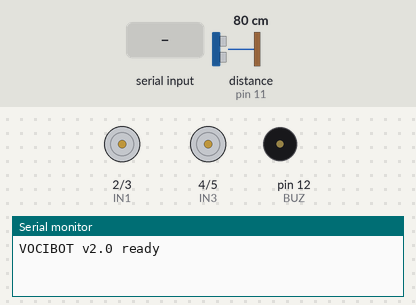
A sketch run on a simulated Arduino Uno, built with avr-gcc and run on an emulated ATmega328P. Shown: motor-driver pin pairs drawn as motors (green arrow = first pin HIGH = forward, orange = second pin HIGH = backward, longer = more drive, scaled by the enable pin), buzzer (waves = sounding, pin HIGH), the last lines printed to the serial monitor. Wiring (inferred from the names in the program): ultrasonic range finder: trigger pin 10; echo pin 11. Inputs (shaded band) come from the test bench; at power-on: distance to the obstacle (sensor on pin 11) 80 cm. The echo pulse lasts 58.3 µs per cm; pins used as bus, display or sensor lines are not drawn.

Above: at 1.7 s.
1.8 s: "F\n" received over the second serial link
At 2.1 s:
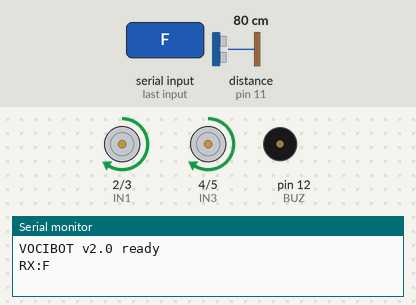
3.3 s: "SPEAK:\n" received over the second serial link
At 3.31 s:
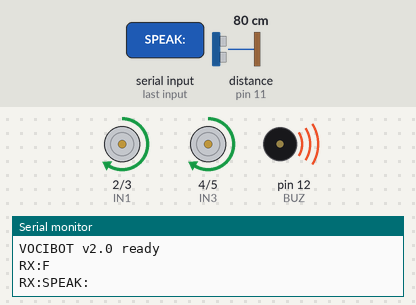
5.0 s: "B\n" received over the second serial link
At 5.9 s:
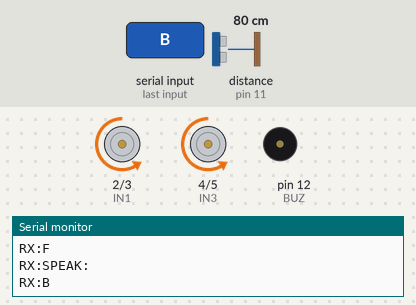
6.5 s: "L\n" received over the second serial link
At 7.1 s:
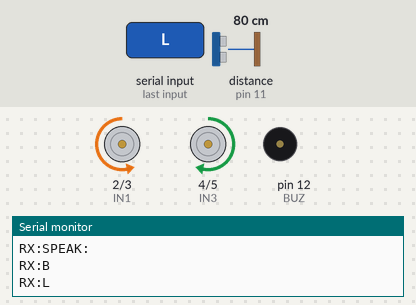
8.0 s: "R\n" received over the second serial link
At 8.3 s:
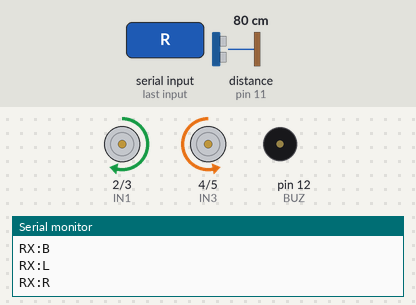
9.5 s: "SPEAK:\n" received over the second serial link
At 9.52 s:
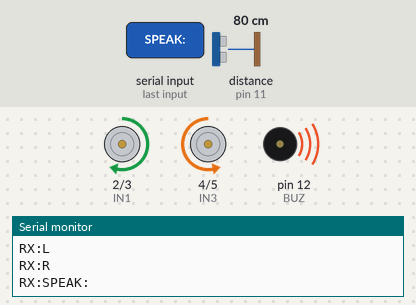
Timing chart, 0 to 12.2 s (numbered marks = the images above; inputs shaded):
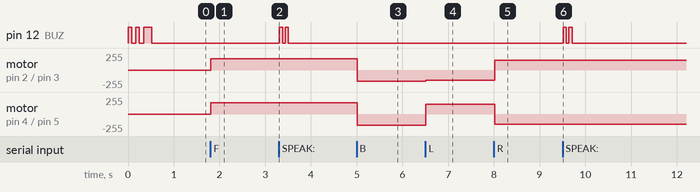

Measured:
- after the input at 1.8 s, motor on pin 2 (IN1) / pin 3 (IN2), motor on pin 4 (IN3) / pin 5 (IN4): stopped → forward 170/255 at once
- after the input at 3.3 s, pin 12 (BUZ): alternates HIGH for 0.07 s and LOW for 0.06 s, 4 changes in all, then stays LOW, starting at once
- after the input at 5.0 s, motor on pin 2 (IN1) / pin 3 (IN2), motor on pin 4 (IN3) / pin 5 (IN4): forward 170/255 → backward 170/255 at once
- after the input at 6.5 s, motor on pin 2 (IN1) / pin 3 (IN2): backward 170/255 → backward 150/255 at once; motor on pin 4 (IN3) / pin 5 (IN4): backward 170/255 → forward 150/255 at once
- after the input at 8.0 s, motor on pin 2 (IN1) / pin 3 (IN2): backward 150/255 → forward 150/255 at once; motor on pin 4 (IN3) / pin 5 (IN4): forward 150/255 → backward 150/255 at once
- after the input at 9.5 s, pin 12 (BUZ): alternates HIGH for 0.07 s and LOW for 0.06 s, 4 changes in all, then stays LOW, starting at once

The sketch:

VOCIBOT_Arduino.ino
```cpp
// ============================================================
//  VOCIBOT - Arduino Uno Firmware  v2.0
//  Authors : Reshma Satpute, Vedant Pathrabe, Raksha Sonewane,
//            Lavanya Gabhane, Mahak Gupta
//  Guide   : Dr J.Y. Hande
//  College : Priyadarshini Bhagwati College of Engineering, Nagpur
//
//  PROTOCOL (all messages end with \n):
//
//  APP → ARDUINO:
//    F / B / L / R / S   Motion
//    1 / 2 / 3           Speed slow / medium / fast
//    H G A E K           Greetings (hello / morning / afternoon / evening / night)
//    N I W T             Name / Introduce / How-are-you / Thank-you
//    D                   Read distance now
//    POLL                Sensor status poll (auto every 2 s from app)
//    SPEAK:<text>        AI answer received → Arduino beeps, echo back
//
//  ARDUINO → APP:
//    VOCIBOT_READY       On boot
//    SAY:<text>          App will speak this text aloud
//    OK:<action>         Motion confirmed
//    BLOCKED:<dist>      Forward blocked by obstacle
//    DISTANCE:<cm>       Sensor reading
//    SENSOR:<d>|<path>|<spd>   Poll response
//    SPEAKING:<text>     Echo after SPEAK: received
//    SPEED:<label>       Speed changed
//    VERSION:<info>      System info
// ============================================================

#include <SoftwareSerial.h>

// ── Pins ─────────────────────────────────────────────────────
#define IN1  2
#define IN2  3
#define IN3  4
#define IN4  5
#define ENA  6    // PWM left
#define ENB  9    // PWM right
#define TRIG 10
#define ECHO 11
#define BUZ  12

// HC-05: phone TXD → Arduino D7, phone RXD ← Arduino D8
// Add 1kΩ+2kΩ voltage divider on D8→HC-05-RX line
SoftwareSerial BT(7, 8);

// ── Speeds ───────────────────────────────────────────────────
#define SPD_SLOW   90
#define SPD_MED   170
#define SPD_FAST  220
#define SPD_TURN  150
#define OBS_CM     20    // block forward if < 20 cm

int  spd  = SPD_MED;
bool obs  = false;

// ── Buffer for multi-char BT messages ────────────────────────
String buf = "";

// ═════════════════════════════════════════════════════════════
void setup() {
  Serial.begin(9600);
  BT.begin(9600);

  int pins[] = {IN1, IN2, IN3, IN4, ENA, ENB, BUZ};

  for (int i = 0; i < 7; i++) {
    pinMode(pins[i], OUTPUT);
  }

  pinMode(TRIG, OUTPUT);
  pinMode(ECHO, INPUT);

  stopAll();

  // 3-beep boot sequence
  beep(80); delay(90); beep(80); delay(90); beep(180);

  Serial.println(F("VOCIBOT v2.0 ready"));
  BT.println(F("VOCIBOT_READY|VOCIBOT|Arduino Uno|HC-05|L293D|HC-SR04"));
}
// ═════════════════════════════════════════════════════════════
void loop() {
  long d = dist();
  obs = (d > 0 && d < OBS_CM);

  while (BT.available()) {
    char c = (char)BT.read();
    if (c == '\n' || c == '\r') {
      buf.trim();
      if (buf.length()) { handle(buf, d); buf = ""; }
    } else {
      buf += c;
      if (buf.length() > 220) buf = ""; // safety flush
    }
  }
  delay(40);
}

// ═════════════════════════════════════════════════════════════
void handle(String m, long d) {
  Serial.print(F("RX:")); Serial.println(m);

  // ── Multi-char commands ───────────────────────────────────
  if (m == "POLL") {
    BT.print(F("SENSOR:")); BT.print(d);
    BT.print(obs ? F("|BLOCKED|") : F("|CLEAR|"));
    BT.println(spd == SPD_SLOW ? F("SLOW") : spd == SPD_FAST ? F("FAST") : F("MEDIUM"));
    return;
  }
  if (m.startsWith("SPEAK:")) {
    // App sent us the Gemini answer — double-beep and echo
    beep(70); delay(55); beep(70);
    BT.print(F("SPEAKING:")); BT.println(m.substring(6));
    return;
  }

  // ── Single-char commands ──────────────────────────────────
  if (m.length() != 1) { BT.print(F("UNKNOWN:")); BT.println(m); return; }
  char c = m.charAt(0);
  if (c>='a'&&c<='z') c-=32;

  switch(c) {

    // MOTION
    case 'F':
      if (!obs){ fwd(); BT.println(F("OK:FORWARD")); }
      else { stopAll(); BT.print(F("BLOCKED:")); BT.println(d); beep(350); }
      break;
    case 'B': bwd(); BT.println(F("OK:BACKWARD")); break;
    case 'L': lft(); BT.println(F("OK:LEFT"));     break;
    case 'R': rgt(); BT.println(F("OK:RIGHT"));    break;
    case 'S': stopAll(); BT.println(F("OK:STOP")); break;

    // SPEED
    case '1': spd=SPD_SLOW;  BT.println(F("SPEED:SLOW"));   break;
    case '2': spd=SPD_MED;   BT.println(F("SPEED:MEDIUM")); break;
    case '3': spd=SPD_FAST;  BT.println(F("SPEED:FAST"));   break;

    // GREETINGS – Arduino sends SAY: → app speaks via TTS
    case 'H':
      stopAll(); dblBeep();
      BT.println(F("SAY:Hello! I am VOCIBOT, your voice-controlled AI robot. How can I help you today?"));
      break;
    case 'G':
      stopAll(); dblBeep();
      BT.println(F("SAY:Good morning! VOCIBOT here, fully charged and ready to assist you!"));
      break;
    case 'A':
      stopAll(); dblBeep();
      BT.println(F("SAY:Good afternoon! VOCIBOT at your service. What would you like me to do?"));
      break;
    case 'E':
      stopAll(); dblBeep();
      BT.println(F("SAY:Good evening! VOCIBOT checking in. Ready for evening operations!"));
      break;
    case 'K':
      stopAll(); dblBeep();
      BT.println(F("SAY:Good night! VOCIBOT says rest well. I will be here when you return!"));
      break;
    case 'N':
      stopAll(); triBeep();
      BT.println(F("SAY:My name is VOCIBOT — Voice Controlled Intelligent Bot! Built at Priyadarshini Bhagwati College of Engineering, Nagpur by Reshma, Vedant, Raksha, Lavanya, and Mahak!"));
      break;
    case 'I':
      stopAll(); dblBeep();
      BT.println(F("SAY:I am VOCIBOT! I run on Arduino Uno with HC-05 Bluetooth, L293D motor driver, ultrasonic sensor, and ESP32-CAM for live video. My AI runs through Google Gemini on your phone!"));
      break;
    case 'W':
      stopAll(); dblBeep();
      BT.println(F("SAY:I am running perfectly! Motors, sensors, Bluetooth, and camera are all operational. How can I assist you?"));
      break;
    case 'T':
      dblBeep();
      BT.println(F("SAY:You are most welcome! That is what VOCIBOT is here for!"));
      break;

    // SENSOR
    case 'D':
      BT.print(F("DISTANCE:")); BT.println(d);
      break;

    case 'V':
      BT.println(F("VERSION:VOCIBOT v2.0 | Arduino Uno | HC-05 | L293D | HC-SR04 | ESP32-CAM | Gemini AI"));
      break;

    default:
      BT.print(F("UNKNOWN:")); BT.println(c);
  }
}

// ═════════════════════════════════════════════════════════════
//  Motor helpers
// ═════════════════════════════════════════════════════════════
void fwd(){
  analogWrite(ENA,spd); analogWrite(ENB,spd);
  digitalWrite(IN1,HIGH); digitalWrite(IN2,LOW);
  digitalWrite(IN3,HIGH); digitalWrite(IN4,LOW);
}
void bwd(){
  analogWrite(ENA,spd); analogWrite(ENB,spd);
  digitalWrite(IN1,LOW); digitalWrite(IN2,HIGH);
  digitalWrite(IN3,LOW); digitalWrite(IN4,HIGH);
}
void lft(){
  analogWrite(ENA,SPD_TURN); analogWrite(ENB,SPD_TURN);
  digitalWrite(IN1,LOW);  digitalWrite(IN2,HIGH);
  digitalWrite(IN3,HIGH); digitalWrite(IN4,LOW);
}
void rgt(){
  analogWrite(ENA,SPD_TURN); analogWrite(ENB,SPD_TURN);
  digitalWrite(IN1,HIGH); digitalWrite(IN2,LOW);
  digitalWrite(IN3,LOW);  digitalWrite(IN4,HIGH);
}
void stopAll(){
  analogWrite(ENA,0); analogWrite(ENB,0);
  digitalWrite(IN1,LOW); digitalWrite(IN2,LOW);
  digitalWrite(IN3,LOW); digitalWrite(IN4,LOW);
}

// ═════════════════════════════════════════════════════════════
//  Ultrasonic
// ═════════════════════════════════════════════════════════════
long dist(){
  digitalWrite(TRIG,LOW); delayMicroseconds(2);
  digitalWrite(TRIG,HIGH); delayMicroseconds(10);
  digitalWrite(TRIG,LOW);
  long dur = pulseIn(ECHO,HIGH,25000UL);
  return dur ? dur*0.034/2 : 999;
}

// ═════════════════════════════════════════════════════════════
//  Buzzer patterns
// ═════════════════════════════════════════════════════════════
void beep(int ms){ digitalWrite(BUZ,HIGH); delay(ms); digitalWrite(BUZ,LOW); }
void dblBeep(){ beep(80); delay(60); beep(80); }
void triBeep(){ beep(80); delay(55); beep(80); delay(55); beep(120); }
```
